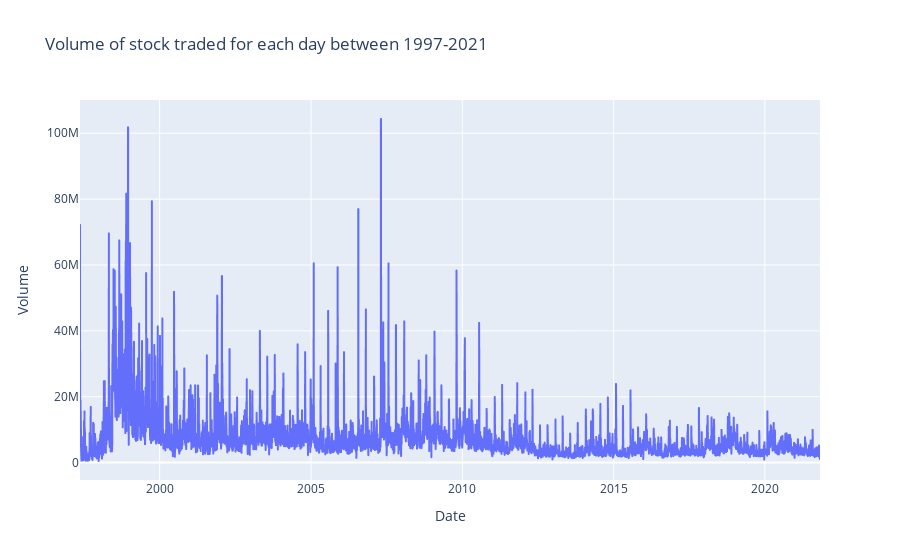

Notebook cell for this chart:
### Code cell
fig = px.line(df, x = 'Date', y = 'Volume', title = 'Volume of stock traded for each day between 1997-2021')
fig.show()

### Figure 1 — Plotly figure (JSON) as saved in the notebook; plotly's stock layout.template omitted (floating-point values rounded to 4 significant figures; data arrays with more than 128 entries replaced by an {"elided": "..."} marker saying what was removed)
{"data": [{"hovertemplate": "Date=%{x}<br>Volume=%{y}<extra></extra>", "legendgroup": "", "line": {"color": "#636efa", "dash": "solid"}, "marker": {"symbol": "circle"}, "mode": "lines", "name": "", "showlegend": false, "type": "scattergl", "x": {"elided": "6155 str values"}, "xaxis": "x", "y": {"elided": "6155 int values"}, "yaxis": "y"}], "layout": {"legend": {"tracegroupgap": 0}, "title": {"text": "Volume of stock traded for each day between 1997-2021"}, "xaxis": {"anchor": "y", "domain": [0, 1], "title": {"text": "Date"}}, "yaxis": {"anchor": "x", "domain": [0, 1], "title": {"text": "Volume"}}}}
